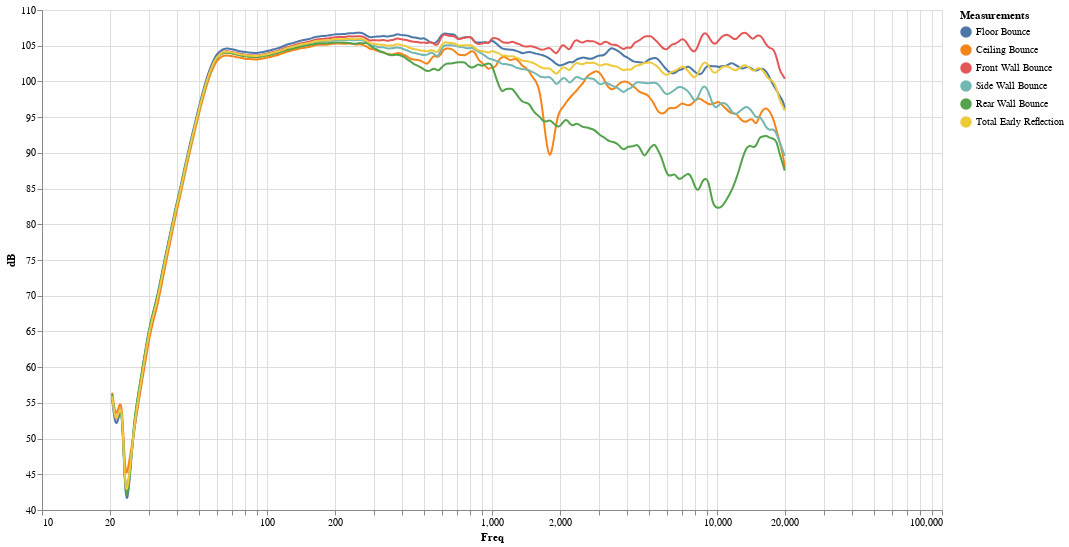

The notebook cell this image was saved under:
### Code cell
display_graph_freq(df['Neumann KH 80']['Early Reflections'])

### Figure 1 — Vega-Lite specification as saved in the notebook (floating-point values rounded to 4 significant figures; data arrays with more than 128 entries replaced by an {"elided": "..."} marker saying what was removed)
{"config": {"view": {"continuousWidth": 400, "continuousHeight": 300}}, "layer": [{"mark": {"type": "line", "interpolate": "basis"}, "encoding": {"color": {"type": "nominal", "field": "Measurements", "sort": null}, "x": {"type": "quantitative", "field": "Freq", "scale": {"domain": [20, 20000], "type": "log"}}, "y": {"type": "quantitative", "field": "dB", "scale": {"zero": false}}}, "height": 500, "width": 900}, {"mark": "point", "encoding": {"opacity": {"value": 0}, "x": {"type": "quantitative", "field": "Freq"}}, "selection": {"selector001": {"type": "single", "nearest": true, "on": "mouseover", "fields": ["Freq"], "empty": "none"}}}, {"mark": "point", "encoding": {"color": {"type": "nominal", "field": "Measurements", "sort": null}, "opacity": {"condition": {"value": 1, "selection": "selector001"}, "value": 0}, "x": {"type": "quantitative", "field": "Freq", "scale": {"domain": [20, 20000], "type": "log"}}, "y": {"type": "quantitative", "field": "dB", "scale": {"zero": false}}}, "height": 500, "width": 900}, {"mark": {"type": "rule", "color": "gray"}, "encoding": {"x": {"type": "quantitative", "field": "Freq"}}, "transform": [{"filter": {"selection": "selector001"}}]}, {"mark": {"type": "text", "align": "left", "dx": 5, "dy": -5}, "encoding": {"color": {"type": "nominal", "field": "Measurements", "sort": null}, "text": {"condition": {"type": "quantitative", "field": "dB", "selection": "selector001"}, "value": " "}, "x": {"type": "quantitative", "field": "Freq", "scale": {"domain": [20, 20000], "type": "log"}}, "y": {"type": "quantitative", "field": "dB", "scale": {"zero": false}}}, "height": 500, "width": 900}], "data": {"name": "data-ff3fa02094f1496b39f7997912cf4fb9"}, "$schema": "https://vega.github.io/schema/vega-lite/v4.0.2.json", "datasets": {"data-ff3fa02094f1496b39f7997912cf4fb9": {"elided": "1200 records"}}}
